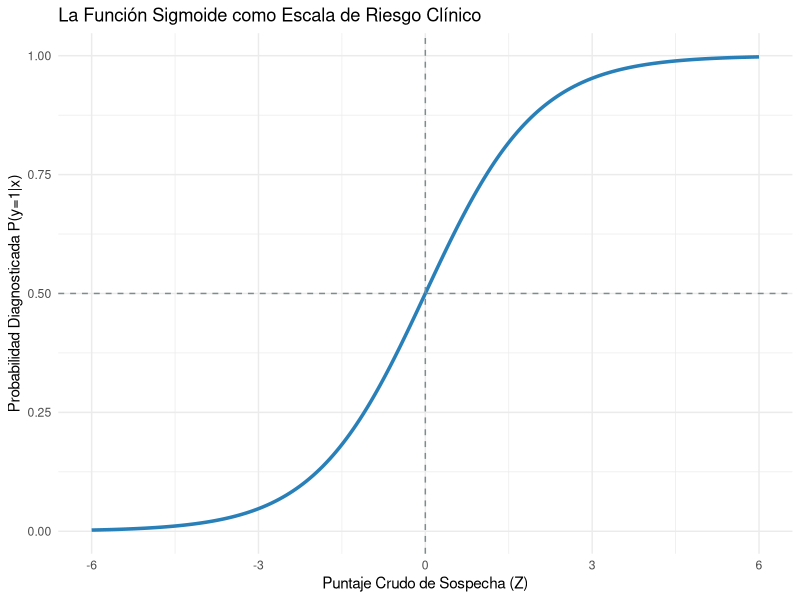

Source code (R):
## ---- chunk 1
library(ggplot2)

# Generación de un rango de valores Z (Puntaje clínico crudo)
z_values <- seq(-6, 6, length.out = 200)
prob_values <- 1 / (1 + exp(-z_values))

data_sigmoid <- data.frame(Z = z_values, Probabilidad = prob_values)

ggplot(data_sigmoid, aes(x = Z, y = Probabilidad)) +
  geom_line(color = "#2980b9", size = 1.2) +
  geom_hline(yintercept = 0.5, linetype = "dashed", color = "#7f8c8d") +
  geom_vline(xintercept = 0, linetype = "dashed", color = "#7f8c8d") +
  theme_minimal() +
  labs(title = "La Función Sigmoide como Escala de Riesgo Clínico",
       x = "Puntaje Crudo de Sospecha (Z)",
       y = "Probabilidad Diagnosticada P(y=1|x)")
